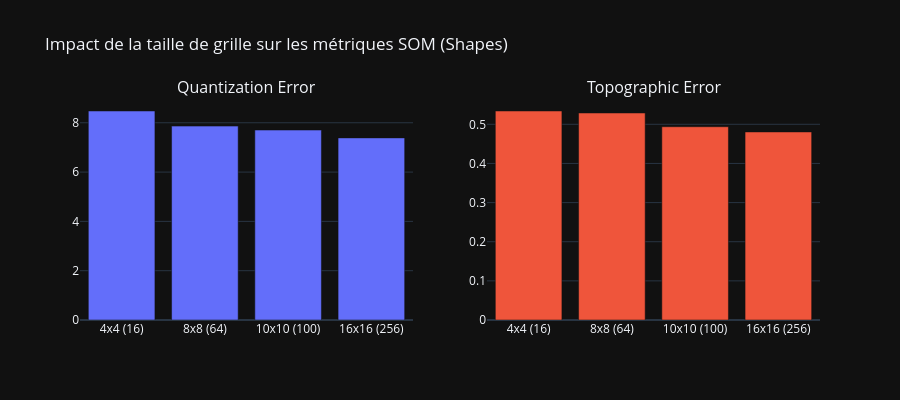

Write notebook code for a chart like this one.
### Code cell
labels = [f"{gs[0]}x{gs[1]}\n({gs[0]*gs[1]})" for gs, _, _ in sweep_results]
qes = [r[1] for r in sweep_results]
tes = [r[2] for r in sweep_results]

fig = make_subplots(rows=1, cols=2, subplot_titles=["Quantization Error", "Topographic Error"])

fig.add_trace(
    go.Bar(x=labels, y=qes, marker_color="#636efa", name="QE"),
    row=1, col=1
)
fig.add_trace(
    go.Bar(x=labels, y=tes, marker_color="#EF553B", name="TE"),
    row=1, col=2
)

fig.update_layout(
    title_text="Impact de la taille de grille sur les métriques SOM (Shapes)",
    template="plotly_dark",
    showlegend=False,
    height=400, width=900
)
fig.show()

### Figure 1 — Plotly figure (JSON) as saved in the notebook; plotly's stock layout.template omitted (floating-point values rounded to 4 significant figures)
{"data": [{"marker": {"color": "#636efa"}, "name": "QE", "type": "bar", "x": ["4x4\n(16)", "8x8\n(64)", "10x10\n(100)", "16x16\n(256)"], "xaxis": "x", "y": [8.478, 7.865, 7.705, 7.387], "yaxis": "y"}, {"marker": {"color": "#EF553B"}, "name": "TE", "type": "bar", "x": ["4x4\n(16)", "8x8\n(64)", "10x10\n(100)", "16x16\n(256)"], "xaxis": "x2", "y": [0.534, 0.5289, 0.4938, 0.4805], "yaxis": "y2"}], "layout": {"annotations": [{"font": {"size": 16}, "showarrow": false, "text": "Quantization Error", "x": 0.225, "xanchor": "center", "xref": "paper", "y": 1, "yanchor": "bottom", "yref": "paper"}, {"font": {"size": 16}, "showarrow": false, "text": "Topographic Error", "x": 0.775, "xanchor": "center", "xref": "paper", "y": 1, "yanchor": "bottom", "yref": "paper"}], "height": 400, "showlegend": false, "title": {"text": "Impact de la taille de grille sur les métriques SOM (Shapes)"}, "width": 900, "xaxis": {"anchor": "y", "domain": [0, 0.45]}, "xaxis2": {"anchor": "y2", "domain": [0.55, 1]}, "yaxis": {"anchor": "x", "domain": [0, 1]}, "yaxis2": {"anchor": "x2", "domain": [0, 1]}}}
